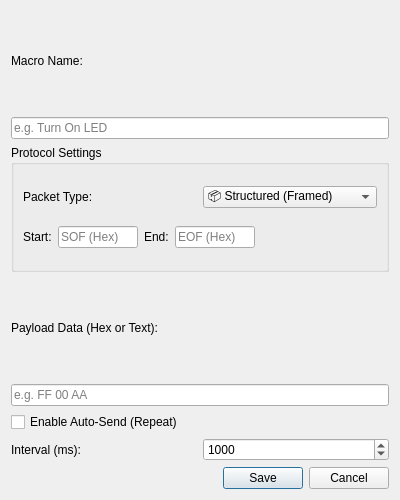
<?xml version="1.0" encoding="UTF-8"?>
<ui version="4.0">
 <class>MacroDialog</class>
 <widget class="QDialog" name="MacroDialog">
  <property name="geometry">
   <rect>
    <x>0</x>
    <y>0</y>
    <width>400</width>
    <height>500</height>
   </rect>
  </property>
  <property name="windowTitle">
   <string>Configure Macro</string>
  </property>
  <layout class="QVBoxLayout" name="verticalLayout">
   <item>
    <layout class="QVBoxLayout" name="verticalLayout_Name">
     <item>
      <widget class="QLabel" name="label_Name">
       <property name="text">
        <string>Macro Name:</string>
       </property>
      </widget>
     </item>
     <item>
      <widget class="QLineEdit" name="lineEdit_Name">
       <property name="placeholderText">
        <string>e.g. Turn On LED</string>
       </property>
      </widget>
     </item>
    </layout>
   </item>
   <item>
    <widget class="QGroupBox" name="groupBox_Protocol">
     <property name="title">
      <string>Protocol Settings</string>
     </property>
     <layout class="QVBoxLayout" name="verticalLayout_2">
      <item>
       <layout class="QHBoxLayout" name="horizontalLayout_Mode">
        <item>
         <widget class="QLabel" name="label_PacketType">
          <property name="text">
           <string>Packet Type:</string>
          </property>
         </widget>
        </item>
        <item>
         <widget class="QComboBox" name="comboBox_Mode">
          <item>
           <property name="text">
            <string>📦 Structured (Framed)</string>
           </property>
          </item>
          <item>
           <property name="text">
            <string>🔢 Raw Hex</string>
           </property>
          </item>
         </widget>
        </item>
       </layout>
      </item>
      <item>
       <layout class="QHBoxLayout" name="horizontalLayout_Framing">
        <item>
         <widget class="QLabel" name="label_Start">
          <property name="text">
           <string>Start:</string>
          </property>
         </widget>
        </item>
        <item>
         <widget class="QLineEdit" name="lineEdit_Sof">
          <property name="maximumSize">
           <size>
            <width>80</width>
            <height>16777215</height>
           </size>
          </property>
          <property name="placeholderText">
           <string>SOF (Hex)</string>
          </property>
         </widget>
        </item>
        <item>
         <widget class="QLabel" name="label_End">
          <property name="text">
           <string>End:</string>
          </property>
         </widget>
        </item>
        <item>
         <widget class="QLineEdit" name="lineEdit_Eof">
          <property name="maximumSize">
           <size>
            <width>80</width>
            <height>16777215</height>
           </size>
          </property>
          <property name="placeholderText">
           <string>EOF (Hex)</string>
          </property>
         </widget>
        </item>
        <item>
         <spacer name="horizontalSpacer">
          <property name="orientation">
           <enum>Qt::Horizontal</enum>
          </property>
          <property name="sizeHint" stdset="0">
           <size>
            <width>40</width>
            <height>20</height>
           </size>
          </property>
         </spacer>
        </item>
       </layout>
      </item>
     </layout>
    </widget>
   </item>
   <item>
    <layout class="QVBoxLayout" name="verticalLayout_Data">
     <item>
      <widget class="QLabel" name="label_Data">
       <property name="text">
        <string>Payload Data (Hex or Text):</string>
       </property>
      </widget>
     </item>
     <item>
      <widget class="QLineEdit" name="lineEdit_Data">
       <property name="placeholderText">
        <string>e.g. FF 00 AA</string>
       </property>
      </widget>
     </item>
    </layout>
   </item>
   <item>
    <widget class="QCheckBox" name="checkBox_AutoSend">
     <property name="text">
      <string>Enable Auto-Send (Repeat)</string>
     </property>
    </widget>
   </item>
   <item>
    <layout class="QHBoxLayout" name="horizontalLayout_Interval">
     <item>
      <widget class="QLabel" name="label_Interval">
       <property name="text">
        <string>Interval (ms):</string>
       </property>
      </widget>
     </item>
     <item>
      <widget class="QSpinBox" name="spinBox_Interval">
       <property name="minimum">
        <number>10</number>
       </property>
       <property name="maximum">
        <number>60000</number>
       </property>
       <property name="value">
        <number>1000</number>
       </property>
      </widget>
     </item>
    </layout>
   </item>
   <item>
    <widget class="QDialogButtonBox" name="buttonBox">
     <property name="orientation">
      <enum>Qt::Horizontal</enum>
     </property>
     <property name="standardButtons">
      <set>QDialogButtonBox::Cancel|QDialogButtonBox::Save</set>
     </property>
    </widget>
   </item>
  </layout>
 </widget>
 <resources/>
 <connections>
  <connection>
   <sender>buttonBox</sender>
   <signal>accepted()</signal>
   <receiver>MacroDialog</receiver>
   <slot>accept()</slot>
   <hints>
    <hint type="sourcelabel">
     <x>248</x>
     <y>254</y>
    </hint>
    <hint type="destinationlabel">
     <x>157</x>
     <y>274</y>
    </hint>
   </hints>
  </connection>
  <connection>
   <sender>buttonBox</sender>
   <signal>rejected()</signal>
   <receiver>MacroDialog</receiver>
   <slot>reject()</slot>
   <hints>
    <hint type="sourcelabel">
     <x>316</x>
     <y>260</y>
    </hint>
    <hint type="destinationlabel">
     <x>286</x>
     <y>274</y>
    </hint>
   </hints>
  </connection>
 </connections>
</ui>
